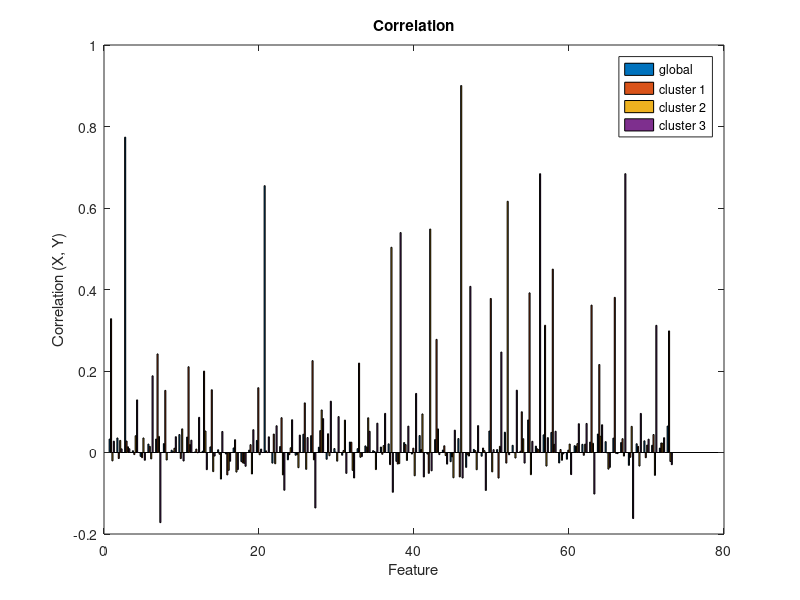
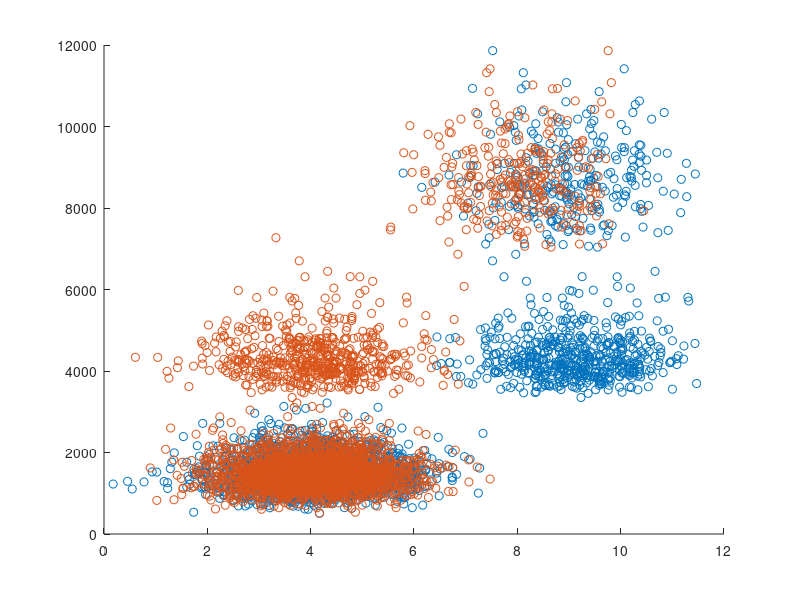

Recreate these plots in MATLAB, in order.
clear all;
load('Mumbai_regression.mat');
load('classificationIntoThreeClusters.mat');
load('coordCluster1.mat');
load('coordCluster3.mat');

categoricalVar = [9, 10, 12, 15, 31, 35, 39, 48, 49, 59, 65, 68];

isole1 = 3; %interessant feature to classify the first cluster
isole3 = 21; % same for the third cluster
nbPoint = length(X_train);
scatter(X_train(:, isole1), y_train);
hold on;
scatter(X_train(:, isole3), y_train);
clusters = ones(length(X_train), 1) * 2; %in cluster 2 by default

%identify the points in the
X1 = X_train(:, isole1);

for i = 1:nbPoint
    for j = 1:length(coordC1)
       if X1(i) == coordC1(j)
            clusters(i) = 1;
        end
    end
end


X3 = X_train(:, isole3);

for i = 1:nbPoint
    for j = 1:length(coordC3)
        if X3(i) == coordC3(j)
            clusters(i) = 3;
        end
    end
end

%correlation
nbFeature = size(X_train, 2);
for i = 1:nbFeature
    corrGlobal(i) = corr(X_train(:,i), y_train);
    corrCluster1(i) = corr(X_train(clusters == 1 ,i), y_train(clusters == 1));
    corrCluster2(i) = corr(X_train(clusters == 2, i), y_train(clusters == 2));
    corrCluster3(i) = corr(X_train(clusters == 3, i), y_train(clusters == 3));
end
figure;

c = [corrGlobal' corrCluster1' corrCluster2' corrCluster3']; 
% we can identify which feature we should select for the regression for each clusters
% We should apply the regression on each cluster, applying the regression
% on the whole data isn't relevant
bar(c);
title('Correlation');
legend('global','cluster 1','cluster 2','cluster 3');
xlabel('Feature');
ylabel('Correlation (X, Y)');
print -dpdf corr.pdf;


